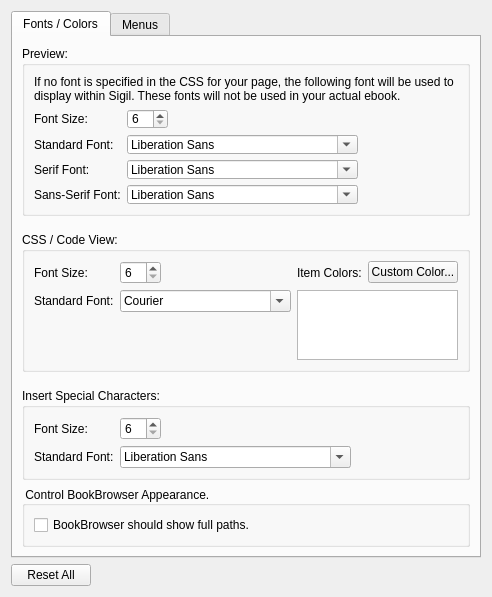
<?xml version="1.0" encoding="UTF-8"?>
<ui version="4.0">
 <class>AppearanceWidget</class>
 <widget class="QWidget" name="AppearanceWidget">
  <property name="geometry">
   <rect>
    <x>0</x>
    <y>0</y>
    <width>425</width>
    <height>512</height>
   </rect>
  </property>
  <property name="windowTitle">
   <string>Appearance</string>
  </property>
  <layout class="QVBoxLayout" name="verticalLayout">
   <item>
    <widget class="QTabWidget" name="tabAppearance">
     <property name="currentIndex">
      <number>0</number>
     </property>
     <widget class="QWidget" name="fontsTab">
      <attribute name="title">
       <string>Fonts / Colors</string>
      </attribute>
      <layout class="QVBoxLayout" name="verticalLayout_2">
       <item>
        <widget class="QGroupBox" name="groupBoxPreview">
         <property name="title">
          <string>Preview:</string>
         </property>
         <layout class="QVBoxLayout" name="verticalLayoutPV">
          <item>
           <widget class="QLabel" name="labelWarning">
            <property name="toolTip">
             <string/>
            </property>
            <property name="text">
             <string>If no font is specified in the CSS for your page, the following font will be used to display within Sigil. These fonts will not be used in your actual ebook.</string>
            </property>
            <property name="wordWrap">
             <bool>true</bool>
            </property>
           </widget>
          </item>
          <item>
           <layout class="QHBoxLayout" name="horizontalLayoutPV" stretch="0,0">
            <item>
             <layout class="QGridLayout" name="gridLayoutPV">
              <item row="0" column="0">
               <widget class="QLabel" name="labelPreviewFontSize">
                <property name="minimumSize">
                 <size>
                  <width>80</width>
                  <height>0</height>
                 </size>
                </property>
                <property name="toolTip">
                 <string>Default font size to be used for Preview
if no font-size specified in your CSS</string>
                </property>
                <property name="text">
                 <string>Font Size:</string>
                </property>
               </widget>
              </item>
              <item row="0" column="3">
               <spacer name="horizontalSpacerPV">
                <property name="orientation">
                 <enum>Qt::Horizontal</enum>
                </property>
                <property name="sizeHint" stdset="0">
                 <size>
                  <width>0</width>
                  <height>20</height>
                 </size>
                </property>
               </spacer>
              </item>
              <item row="0" column="2">
               <widget class="QSpinBox" name="previewFontSizeSpin">
                <property name="minimum">
                 <number>6</number>
                </property>
                <property name="maximum">
                 <number>99</number>
                </property>
               </widget>
              </item>
              <item row="1" column="0">
               <widget class="QLabel" name="labelPreviewFontStandard">
                <property name="toolTip">
                 <string>Default font family to be used for Preview
if no font-family specified in your CSS</string>
                </property>
                <property name="text">
                 <string>Standard Font:</string>
                </property>
               </widget>
              </item>
              <item row="1" column="2" colspan="2">
               <widget class="QFontComboBox" name="cbPreviewFontStandard"/>
              </item>
              <item row="2" column="0">
               <widget class="QLabel" name="labelPreviewFontSerif">
                <property name="toolTip">
                 <string>Default font family to be used for Preview
if a serif font-family specified in your CSS</string>
                </property>
                <property name="text">
                 <string>Serif Font:</string>
                </property>
               </widget>
              </item>
              <item row="2" column="2" colspan="2">
               <widget class="QFontComboBox" name="cbPreviewFontSerif"/>
              </item>
              <item row="3" column="0">
               <widget class="QLabel" name="labelPreviewFontSansSerif">
                <property name="toolTip">
                 <string>Default font family to be used for Preview
if a sans-serif font-family specified in your CSS</string>
                </property>
                <property name="text">
                 <string>Sans-Serif Font:</string>
                </property>
               </widget>
              </item>
              <item row="3" column="2" colspan="2">
               <widget class="QFontComboBox" name="cbPreviewFontSansSerif"/>
              </item>
             </layout>
            </item>
            <item>
             <spacer name="horizontalSpacerPV2">
              <property name="orientation">
               <enum>Qt::Horizontal</enum>
              </property>
              <property name="sizeHint" stdset="0">
               <size>
                <width>0</width>
                <height>20</height>
               </size>
              </property>
             </spacer>
            </item>
           </layout>
          </item>
         </layout>
        </widget>
       </item>
       <item>
        <spacer name="verticalSpacerViews">
         <property name="orientation">
          <enum>Qt::Vertical</enum>
         </property>
         <property name="sizeType">
          <enum>QSizePolicy::Fixed</enum>
         </property>
         <property name="sizeHint" stdset="0">
          <size>
           <width>0</width>
           <height>10</height>
          </size>
         </property>
        </spacer>
       </item>
       <item>
        <widget class="QGroupBox" name="groupBoxCodeView">
         <property name="title">
          <string>CSS / Code View:</string>
         </property>
         <layout class="QVBoxLayout" name="verticalLayoutCV">
          <item>
           <layout class="QHBoxLayout" name="horizontalLayoutCV" stretch="0">
            <item>
             <layout class="QGridLayout" name="gridLayoutCV">
              <item row="0" column="3">
               <widget class="QLabel" name="labelColors">
                <property name="text">
                 <string>Item Colors:</string>
                </property>
               </widget>
              </item>
              <item row="0" column="0">
               <widget class="QLabel" name="labelCodeViewFontSize">
                <property name="minimumSize">
                 <size>
                  <width>80</width>
                  <height>0</height>
                 </size>
                </property>
                <property name="toolTip">
                 <string>Font size to be used for text in Code View.</string>
                </property>
                <property name="text">
                 <string>Font Size:</string>
                </property>
               </widget>
              </item>
              <item row="0" column="2">
               <spacer name="horizontalSpacerCSS">
                <property name="orientation">
                 <enum>Qt::Horizontal</enum>
                </property>
                <property name="sizeHint" stdset="0">
                 <size>
                  <width>0</width>
                  <height>20</height>
                 </size>
                </property>
               </spacer>
              </item>
              <item row="0" column="1">
               <widget class="QSpinBox" name="codeViewFontSizeSpin">
                <property name="minimum">
                 <number>6</number>
                </property>
               </widget>
              </item>
              <item row="1" column="0">
               <widget class="QLabel" name="labelCodeViewFont">
                <property name="toolTip">
                 <string>Font family to be used for text in Code View.</string>
                </property>
                <property name="text">
                 <string>Standard Font:</string>
                </property>
               </widget>
              </item>
              <item row="1" column="1" colspan="2">
               <widget class="QFontComboBox" name="cbCodeViewFont">
                <property name="fontFilters">
                 <set>QFontComboBox::MonospacedFonts</set>
                </property>
               </widget>
              </item>
              <item row="1" column="3" rowspan="2" colspan="2">
               <widget class="QListWidget" name="codeViewColorsList">
                <property name="maximumSize">
                 <size>
                  <width>220</width>
                  <height>90</height>
                 </size>
                </property>
               </widget>
              </item>
              <item row="0" column="4">
               <widget class="QPushButton" name="customColorButton">
                <property name="sizePolicy">
                 <sizepolicy hsizetype="Preferred" vsizetype="Fixed">
                  <horstretch>0</horstretch>
                  <verstretch>0</verstretch>
                 </sizepolicy>
                </property>
                <property name="minimumSize">
                 <size>
                  <width>90</width>
                  <height>0</height>
                 </size>
                </property>
                <property name="toolTip">
                 <string>Select an alternative color for this display item</string>
                </property>
                <property name="text">
                 <string>Custom Color...</string>
                </property>
               </widget>
              </item>
             </layout>
            </item>
           </layout>
          </item>
         </layout>
        </widget>
       </item>
       <item>
        <spacer name="verticalSpacerSC">
         <property name="orientation">
          <enum>Qt::Vertical</enum>
         </property>
         <property name="sizeType">
          <enum>QSizePolicy::Fixed</enum>
         </property>
         <property name="sizeHint" stdset="0">
          <size>
           <width>0</width>
           <height>10</height>
          </size>
         </property>
        </spacer>
       </item>
       <item>
        <widget class="QGroupBox" name="groupBoxSpecialCharacter">
         <property name="title">
          <string>Insert Special Characters:</string>
         </property>
         <layout class="QHBoxLayout" name="horizontalLayoutSC" stretch="0,0">
          <item>
           <layout class="QGridLayout" name="gridLayoutSC">
            <item row="0" column="0">
             <widget class="QLabel" name="labelSpecialCharacterFontSize">
              <property name="minimumSize">
               <size>
                <width>80</width>
                <height>0</height>
               </size>
              </property>
              <property name="toolTip">
               <string>Font size to be used for Insert Special Characters window</string>
              </property>
              <property name="text">
               <string>Font Size:</string>
              </property>
             </widget>
            </item>
            <item row="0" column="3">
             <spacer name="horizontalSpacerSC">
              <property name="orientation">
               <enum>Qt::Horizontal</enum>
              </property>
              <property name="sizeHint" stdset="0">
               <size>
                <width>0</width>
                <height>20</height>
               </size>
              </property>
             </spacer>
            </item>
            <item row="0" column="2">
             <widget class="QSpinBox" name="specialCharacterFontSizeSpin">
              <property name="minimum">
               <number>6</number>
              </property>
              <property name="maximum">
               <number>99</number>
              </property>
             </widget>
            </item>
            <item row="1" column="0">
             <widget class="QLabel" name="labelSpecialCharacterFont">
              <property name="toolTip">
               <string>Font family to be used for Insert Special Characters window</string>
              </property>
              <property name="text">
               <string>Standard Font:</string>
              </property>
             </widget>
            </item>
            <item row="1" column="2" colspan="2">
             <widget class="QFontComboBox" name="cbSpecialCharacterFont"/>
            </item>
           </layout>
          </item>
          <item>
           <spacer name="horizontalSpacerSC2">
            <property name="orientation">
             <enum>Qt::Horizontal</enum>
            </property>
            <property name="sizeHint" stdset="0">
             <size>
              <width>0</width>
              <height>0</height>
             </size>
            </property>
           </spacer>
          </item>
         </layout>
        </widget>
       </item>
       
       <item>
        <widget class="QGroupBox" name="groupBox_3a">
         <property name="toolTip">
          <string>Determine if the BookBrowser should show full paths</string>
         </property>
         <property name="title">
          <string> Control BookBrowser Appearance.</string>
         </property>
         <property name="alignment">
          <set>Qt::AlignLeading|Qt::AlignLeft|Qt::AlignVCenter</set>
         </property>
         <layout class="QGridLayout" name="gridLayout_3a">
          <item row="0" column="0">
           <widget class="QCheckBox" name="ShowFullPath">
            <property name="toolTip">
             <string>Check to make BookBrowser show full paths.</string>
            </property>
            <property name="text">
             <string>BookBrowser should show full paths.</string>
            </property>
            <property name="checked">
             <bool>false</bool>
            </property>
           </widget>
          </item>
         </layout>
        </widget>
       </item>


       <item>
        <spacer name="verticalSpacer">
         <property name="orientation">
          <enum>Qt::Vertical</enum>
         </property>
         <property name="sizeHint" stdset="0">
          <size>
           <width>20</width>
           <height>0</height>
          </size>
         </property>
        </spacer>
       </item>
      </layout>
     </widget>
     <widget class="QWidget" name="menusTab">
      <attribute name="title">
       <string>Menus</string>
      </attribute>
      <layout class="QVBoxLayout" name="verticalLayout_3">
       <item>
        <widget class="QGroupBox" name="groupBoxIconSize">
         <property name="title">
          <string>Main Menu Icon Size</string>
         </property>
         <layout class="QVBoxLayout" name="verticalLayout_4">
          <item>
           <widget class="QLabel" name="labelIconSize">
            <property name="text">
             <string>Adjust the size of the icons in the main menu.</string>
            </property>
            <property name="wordWrap">
             <bool>true</bool>
            </property>
           </widget>
          </item>
          <item>
           <widget class="QSlider" name="iconSizeSlider">
            <property name="minimum">
             <number>10</number>
            </property>
            <property name="maximum">
             <number>30</number>
            </property>
            <property name="value">
             <number>18</number>
            </property>
            <property name="sliderPosition">
             <number>18</number>
            </property>
            <property name="orientation">
             <enum>Qt::Horizontal</enum>
            </property>
            <property name="tickPosition">
             <enum>QSlider::TicksBothSides</enum>
            </property>
            <property name="tickInterval">
             <number>1</number>
            </property>
           </widget>
          </item>
         </layout>
        </widget>
       </item>
       <item>
        <spacer name="verticalSpacerTab">
         <property name="orientation">
          <enum>Qt::Vertical</enum>
         </property>
         <property name="sizeHint" stdset="0">
          <size>
           <width>20</width>
           <height>40</height>
          </size>
         </property>
        </spacer>
       </item>
      </layout>
     </widget>
    </widget>
   </item>
   <item>
    <spacer name="verticalSpacerReset">
     <property name="orientation">
      <enum>Qt::Vertical</enum>
     </property>
     <property name="sizeHint" stdset="0">
      <size>
       <width>20</width>
       <height>40</height>
      </size>
     </property>
    </spacer>
   </item>
   <item>
    <layout class="QHBoxLayout" name="horizontalLayoutReset">
     <item>
      <widget class="QPushButton" name="resetAllButton">
       <property name="sizePolicy">
        <sizepolicy hsizetype="Preferred" vsizetype="Fixed">
         <horstretch>0</horstretch>
         <verstretch>0</verstretch>
        </sizepolicy>
       </property>
       <property name="toolTip">
        <string>Reset all fonts and colors to the default values</string>
       </property>
       <property name="text">
        <string>Reset All</string>
       </property>
      </widget>
     </item>
     <item>
      <spacer name="horizontalSpacer_2">
       <property name="orientation">
        <enum>Qt::Horizontal</enum>
       </property>
       <property name="sizeHint" stdset="0">
        <size>
         <width>40</width>
         <height>20</height>
        </size>
       </property>
      </spacer>
     </item>
    </layout>
   </item>
  </layout>
 </widget>
 <resources/>
 <connections/>
</ui>
